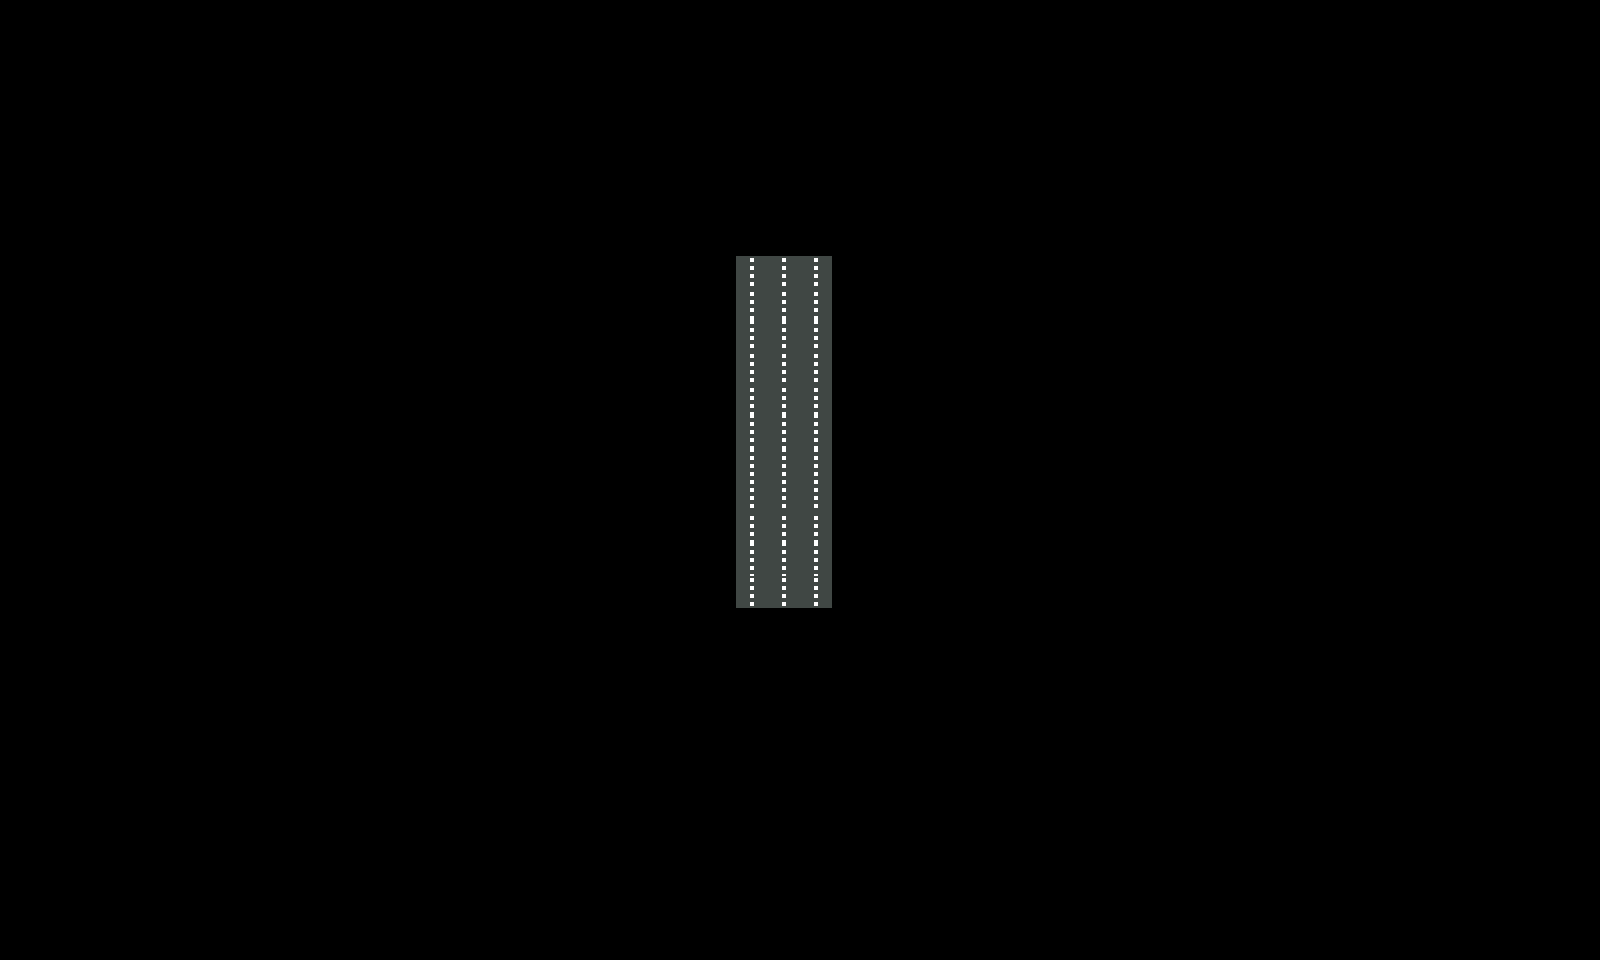

Tiled map render using the project's own tile images. Description and the whole map definition, tile-layer contents included, below:
An orthogonal 50x30 tile map with 32x32 px tiles, 1 tile layer (Calque de Tuiles 1).

<map version="1.9" tiledversion="1.9.2" orientation="orthogonal" renderorder="right-down" width="50" height="30" tilewidth="32" tileheight="32" infinite="0" nextlayerid="2" nextobjectid="1">
 <tileset firstgid="1" source="route_tuiles.tsx" />
 <layer id="1" name="Calque de Tuiles 1" width="50" height="30">
  <data encoding="csv">
0,0,0,0,0,0,0,0,0,0,0,0,0,0,0,0,0,0,0,0,0,0,0,0,0,0,0,0,0,0,0,0,0,0,0,0,0,0,0,0,0,0,0,0,0,0,0,0,0,0,
0,0,0,0,0,0,0,0,0,0,0,0,0,0,0,0,0,0,0,0,0,0,0,0,0,0,0,0,0,0,0,0,0,0,0,0,0,0,0,0,0,0,0,0,0,0,0,0,0,0,
0,0,0,0,0,0,0,0,0,0,0,0,0,0,0,0,0,0,0,0,0,0,0,0,0,0,0,0,0,0,0,0,0,0,0,0,0,0,0,0,0,0,0,0,0,0,0,0,0,0,
0,0,0,0,0,0,0,0,0,0,0,0,0,0,0,0,0,0,0,0,0,0,0,0,0,0,0,0,0,0,0,0,0,0,0,0,0,0,0,0,0,0,0,0,0,0,0,0,0,0,
0,0,0,0,0,0,0,0,0,0,0,0,0,0,0,0,0,0,0,0,0,0,0,0,0,0,0,0,0,0,0,0,0,0,0,0,0,0,0,0,0,0,0,0,0,0,0,0,0,0,
0,0,0,0,0,0,0,0,0,0,0,0,0,0,0,0,0,0,0,0,0,0,0,0,0,0,0,0,0,0,0,0,0,0,0,0,0,0,0,0,0,0,0,0,0,0,0,0,0,0,
0,0,0,0,0,0,0,0,0,0,0,0,0,0,0,0,0,0,0,0,0,0,0,0,0,0,0,0,0,0,0,0,0,0,0,0,0,0,0,0,0,0,0,0,0,0,0,0,0,0,
0,0,0,0,0,0,0,0,0,0,0,0,0,0,0,0,0,0,0,0,0,0,0,0,0,0,0,0,0,0,0,0,0,0,0,0,0,0,0,0,0,0,0,0,0,0,0,0,0,0,
0,0,0,0,0,0,0,0,0,0,0,0,0,0,0,0,0,0,0,0,0,0,0,4,4,4,0,0,0,0,0,0,0,0,0,0,0,0,0,0,0,0,0,0,0,0,0,0,0,0,
0,0,0,0,0,0,0,0,0,0,0,0,0,0,0,0,0,0,0,0,0,0,0,3,3,3,0,0,0,0,0,0,0,0,0,0,0,0,0,0,0,0,0,0,0,0,0,0,0,0,
0,0,0,0,0,0,0,0,0,0,0,0,0,0,0,0,0,0,0,0,0,0,0,1,1,1,0,0,0,0,0,0,0,0,0,0,0,0,0,0,0,0,0,0,0,0,0,0,0,0,
0,0,0,0,0,0,0,0,0,0,0,0,0,0,0,0,0,0,0,0,0,0,0,4,4,4,0,0,0,0,0,0,0,0,0,0,0,0,0,0,0,0,0,0,0,0,0,0,0,0,
0,0,0,0,0,0,0,0,0,0,0,0,0,0,0,0,0,0,0,0,0,0,0,3,3,3,0,0,0,0,0,0,0,0,0,0,0,0,0,0,0,0,0,0,0,0,0,0,0,0,
0,0,0,0,0,0,0,0,0,0,0,0,0,0,0,0,0,0,0,0,0,0,0,2,2,2,0,0,0,0,0,0,0,0,0,0,0,0,0,0,0,0,0,0,0,0,0,0,0,0,
0,0,0,0,0,0,0,0,0,0,0,0,0,0,0,0,0,0,0,0,0,0,0,1,1,1,0,0,0,0,0,0,0,0,0,0,0,0,0,0,0,0,0,0,0,0,0,0,0,0,
0,0,0,0,0,0,0,0,0,0,0,0,0,0,0,0,0,0,0,0,0,0,0,1,1,1,0,0,0,0,0,0,0,0,0,0,0,0,0,0,0,0,0,0,0,0,0,0,0,0,
0,0,0,0,0,0,0,0,0,0,0,0,0,0,0,0,0,0,0,0,0,0,0,3,3,3,0,0,0,0,0,0,0,0,0,0,0,0,0,0,0,0,0,0,0,0,0,0,0,0,
0,0,0,0,0,0,0,0,0,0,0,0,0,0,0,0,0,0,0,0,0,0,0,2,2,2,0,0,0,0,0,0,0,0,0,0,0,0,0,0,0,0,0,0,0,0,0,0,0,0,
0,0,0,0,0,0,0,0,0,0,0,0,0,0,0,0,0,0,0,0,0,0,0,4,4,4,0,0,0,0,0,0,0,0,0,0,0,0,0,0,0,0,0,0,0,0,0,0,0,0,
0,0,0,0,0,0,0,0,0,0,0,0,0,0,0,0,0,0,0,0,0,0,0,0,0,0,0,0,0,0,0,0,0,0,0,0,0,0,0,0,0,0,0,0,0,0,0,0,0,0,
0,0,0,0,0,0,0,0,0,0,0,0,0,0,0,0,0,0,0,0,0,0,0,0,0,0,0,0,0,0,0,0,0,0,0,0,0,0,0,0,0,0,0,0,0,0,0,0,0,0,
0,0,0,0,0,0,0,0,0,0,0,0,0,0,0,0,0,0,0,0,0,0,0,0,0,0,0,0,0,0,0,0,0,0,0,0,0,0,0,0,0,0,0,0,0,0,0,0,0,0,
0,0,0,0,0,0,0,0,0,0,0,0,0,0,0,0,0,0,0,0,0,0,0,0,0,0,0,0,0,0,0,0,0,0,0,0,0,0,0,0,0,0,0,0,0,0,0,0,0,0,
0,0,0,0,0,0,0,0,0,0,0,0,0,0,0,0,0,0,0,0,0,0,0,0,0,0,0,0,0,0,0,0,0,0,0,0,0,0,0,0,0,0,0,0,0,0,0,0,0,0,
0,0,0,0,0,0,0,0,0,0,0,0,0,0,0,0,0,0,0,0,0,0,0,0,0,0,0,0,0,0,0,0,0,0,0,0,0,0,0,0,0,0,0,0,0,0,0,0,0,0,
0,0,0,0,0,0,0,0,0,0,0,0,0,0,0,0,0,0,0,0,0,0,0,0,0,0,0,0,0,0,0,0,0,0,0,0,0,0,0,0,0,0,0,0,0,0,0,0,0,0,
0,0,0,0,0,0,0,0,0,0,0,0,0,0,0,0,0,0,0,0,0,0,0,0,0,0,0,0,0,0,0,0,0,0,0,0,0,0,0,0,0,0,0,0,0,0,0,0,0,0,
0,0,0,0,0,0,0,0,0,0,0,0,0,0,0,0,0,0,0,0,0,0,0,0,0,0,0,0,0,0,0,0,0,0,0,0,0,0,0,0,0,0,0,0,0,0,0,0,0,0,
0,0,0,0,0,0,0,0,0,0,0,0,0,0,0,0,0,0,0,0,0,0,0,0,0,0,0,0,0,0,0,0,0,0,0,0,0,0,0,0,0,0,0,0,0,0,0,0,0,0,
0,0,0,0,0,0,0,0,0,0,0,0,0,0,0,0,0,0,0,0,0,0,0,0,0,0,0,0,0,0,0,0,0,0,0,0,0,0,0,0,0,0,0,0,0,0,0,0,0,0
</data>
 </layer>
</map>
